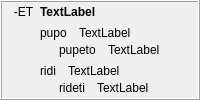
            <widget class="QFrame" name="frame_3">
             <property name="frameShape">
              <enum>QFrame::Box</enum>
             </property>
             <property name="frameShadow">
              <enum>QFrame::Raised</enum>
             </property>
             <layout class="QHBoxLayout" name="horizontalLayout_59">
              <property name="topMargin">
               <number>3</number>
              </property>
              <property name="bottomMargin">
               <number>3</number>
              </property>
              <item>
               <widget class="QLabel" name="label_296">
                <property name="text">
                 <string>-ET</string>
                </property>
                <property name="alignment">
                 <set>Qt::AlignHCenter|Qt::AlignTop</set>
                </property>
                <property name="tipo" stdset="0">
                 <string>afikso</string>
                </property>
               </widget>
              </item>
              <item>
               <layout class="QVBoxLayout" name="verticalLayout_346">
                <item>
                 <widget class="QLabel" name="Lec09_Label663">
                  <property name="sizePolicy">
                   <sizepolicy hsizetype="Preferred" vsizetype="Maximum">
                    <horstretch>0</horstretch>
                    <verstretch>0</verstretch>
                   </sizepolicy>
                  </property>
                  <property name="styleSheet">
                   <string notr="true">font-weight: bold;</string>
                  </property>
                  <property name="text">
                   <string>TextLabel</string>
                  </property>
                  <property name="wordWrap">
                   <bool>true</bool>
                  </property>
                 </widget>
                </item>
                <item>
                 <layout class="QVBoxLayout" name="verticalLayout_35">
                  <item>
                   <layout class="QVBoxLayout" name="verticalLayout_347">
                    <property name="spacing">
                     <number>3</number>
                    </property>
                    <item>
                     <layout class="QHBoxLayout" name="horizontalLayout_570">
                      <property name="spacing">
                       <number>12</number>
                      </property>
                      <item>
                       <widget class="neklakebla_nova" name="Lec09_Button636">
                        <property name="text">
                         <string>pupo</string>
                        </property>
                       </widget>
                      </item>
                      <item>
                       <widget class="QLabel" name="Lec09_Label664">
                        <property name="sizePolicy">
                         <sizepolicy hsizetype="Expanding" vsizetype="Preferred">
                          <horstretch>0</horstretch>
                          <verstretch>0</verstretch>
                         </sizepolicy>
                        </property>
                        <property name="text">
                         <string>TextLabel</string>
                        </property>
                        <property name="wordWrap">
                         <bool>true</bool>
                        </property>
                       </widget>
                      </item>
                     </layout>
                    </item>
                    <item>
                     <layout class="QHBoxLayout" name="horizontalLayout_571">
                      <property name="spacing">
                       <number>12</number>
                      </property>
                      <item>
                       <widget class="label_sago_reversa" name="label_377">
                        <property name="sizePolicy">
                         <sizepolicy hsizetype="Maximum" vsizetype="Preferred">
                          <horstretch>0</horstretch>
                          <verstretch>0</verstretch>
                         </sizepolicy>
                        </property>
                        <property name="text">
                         <string/>
                        </property>
                        <property name="pixmap">
                         <pixmap resource="ikonoj.qrc">:/ikonoj/sago_revena.png</pixmap>
                        </property>
                       </widget>
                      </item>
                      <item>
                       <widget class="neklakebla_nova" name="Lec09_Button637">
                        <property name="text">
                         <string>pupeto</string>
                        </property>
                       </widget>
                      </item>
                      <item>
                       <widget class="QLabel" name="Lec09_Label665">
                        <property name="sizePolicy">
                         <sizepolicy hsizetype="Expanding" vsizetype="Preferred">
                          <horstretch>0</horstretch>
                          <verstretch>0</verstretch>
                         </sizepolicy>
                        </property>
                        <property name="text">
                         <string>TextLabel</string>
                        </property>
                        <property name="wordWrap">
                         <bool>true</bool>
                        </property>
                       </widget>
                      </item>
                     </layout>
                    </item>
                   </layout>
                  </item>
                 </layout>
                </item>
                <item>
                 <layout class="QVBoxLayout" name="verticalLayout_348">
                  <property name="spacing">
                   <number>3</number>
                  </property>
                  <item>
                   <layout class="QHBoxLayout" name="horizontalLayout_572">
                    <property name="spacing">
                     <number>12</number>
                    </property>
                    <item>
                     <widget class="neklakebla_nova" name="Lec09_Button34">
                      <property name="text">
                       <string>ridi</string>
                      </property>
                     </widget>
                    </item>
                    <item>
                     <widget class="QLabel" name="Lec09_Label35">
                      <property name="sizePolicy">
                       <sizepolicy hsizetype="Expanding" vsizetype="Preferred">
                        <horstretch>0</horstretch>
                        <verstretch>0</verstretch>
                       </sizepolicy>
                      </property>
                      <property name="text">
                       <string>TextLabel</string>
                      </property>
                      <property name="wordWrap">
                       <bool>true</bool>
                      </property>
                     </widget>
                    </item>
                   </layout>
                  </item>
                  <item>
                   <layout class="QHBoxLayout" name="horizontalLayout_573">
                    <property name="spacing">
                     <number>12</number>
                    </property>
                    <item>
                     <widget class="label_sago_reversa" name="label_378">
                      <property name="sizePolicy">
                       <sizepolicy hsizetype="Maximum" vsizetype="Preferred">
                        <horstretch>0</horstretch>
                        <verstretch>0</verstretch>
                       </sizepolicy>
                      </property>
                      <property name="text">
                       <string/>
                      </property>
                      <property name="pixmap">
                       <pixmap resource="ikonoj.qrc">:/ikonoj/sago_revena.png</pixmap>
                      </property>
                     </widget>
                    </item>
                    <item>
                     <widget class="neklakebla_nova" name="Lec09_Button35">
                      <property name="text">
                       <string>rideti</string>
                      </property>
                     </widget>
                    </item>
                    <item>
                     <widget class="QLabel" name="Lec09_Label36">
                      <property name="sizePolicy">
                       <sizepolicy hsizetype="Expanding" vsizetype="Preferred">
                        <horstretch>0</horstretch>
                        <verstretch>0</verstretch>
                       </sizepolicy>
                      </property>
                      <property name="text">
                       <string>TextLabel</string>
                      </property>
                      <property name="wordWrap">
                       <bool>true</bool>
                      </property>
                     </widget>
                    </item>
                   </layout>
                  </item>
                 </layout>
                </item>
               </layout>
              </item>
             </layout>
            </widget>
